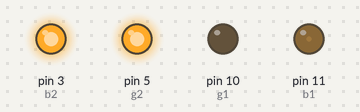
This sketch was run on a simulated Arduino Uno, built with avr-gcc and run on an emulated ATmega328P. Shown: output pins drawn as LEDs (lit = HIGH). Pins used as bus, display or sensor lines are not drawn.

Above: at 0.15 s.
At 4.83 s:
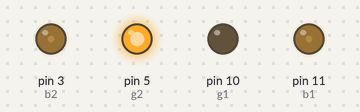
At 9.88 s:
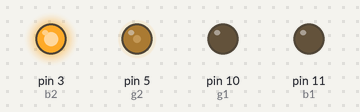
At 19.68 s:
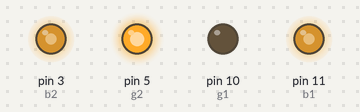
At 29.47 s:
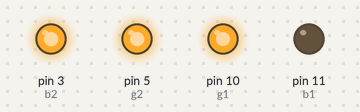
At 39.31 s:
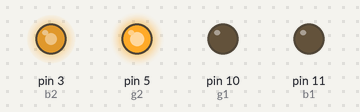
Timing chart, 0 to 40.0 s (numbered marks = the images above):
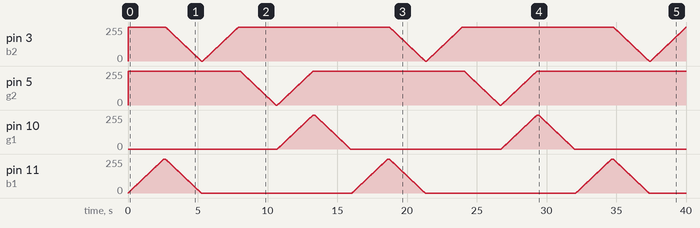

The sketch:

RGBsColoursAlternatingFading.ino
```cpp
//This uses two RGB LEDs: one common cathode (r1, g1, b1) and one common anode (r2, g2, b2)
//A pattern of the two RGBs slowly lighting up and fading off in different combinations of colours

//Common Cathode RGB LED
#define r1 9
#define g1 10
#define b1 11

//Common Anode RGB LED
#define r2 6
#define g2 5
#define b2 3

void setup() {
  pinMode(r1, OUTPUT);
  pinMode(g1, OUTPUT);
  pinMode(b1, OUTPUT);
  pinMode(r2, OUTPUT);
  pinMode(g2, OUTPUT);
  pinMode(b2, OUTPUT);
}

void loop() {
  //RGB1(CC) starts out off, and RGB2(CA) starts out with red on
  digitalWrite(r1, 0);
  digitalWrite(g1, 0);
  digitalWrite(b1, 0);

  digitalWrite(r2, 0);
  digitalWrite(g2, 255);
  digitalWrite(b2, 255);

  int i;

  //RGB1(CC) slowly turns on in blue, RGB2(CA) slowly turns off in red
  for (i=0; i<=255; i++){
    analogWrite(r1, 0);
    analogWrite(g1, 0);
    analogWrite(b1, i);
    delay(5);

    analogWrite(r2, i);
    analogWrite(g2, 255);
    analogWrite(b2, 255);
    delay(5);
  }
  delay(100);

  //RGB1(CC) slowly turns off in blue, RGB2(CA) slowly turns on in green
  for (i=255; i>=0; i--){
    analogWrite(r1, 0);
    analogWrite(g1, 0);
    analogWrite(b1, i);
    delay(5);

    analogWrite(r2, 255);
    analogWrite(g2, 255);
    analogWrite(b2, i);
    delay(5);
  }
  delay(100);

  //RGB1(CC) slowly turns on in red, RGB2(CA) slowly turns off in green
  for (i=0; i<=255; i++){
    analogWrite(r1, i);
    analogWrite(g1, 0);
    analogWrite(b1, 0);
    delay(5);

    analogWrite(r2, 255);
    analogWrite(g2, 255);
    analogWrite(b2, i);
    delay(5);
  }
  delay(100);

  //RGB1(CC) slowly turns off in red, RGB2(CA) slowly turns on in blue
  for (i=255; i>=0; i--){
    analogWrite(r1, i);
    analogWrite(g1, 0);
    analogWrite(b1, 0);
    delay(5);

    analogWrite(r2, 255);
    analogWrite(g2, i);
    analogWrite(b2, 255);
    delay(5);
  }
  delay(100);

  //RGB1(CC) slowly turns on in green, RGB2(CA) slowly turns off in blue
  for (i=0; i<=255; i++){
    analogWrite(r1, 0);
    analogWrite(g1, i);
    analogWrite(b1, 0);
    delay(5);

    analogWrite(r2, 255);
    analogWrite(g2, i);
    analogWrite(b2, 255);
    delay(5);
  }
  delay(100);

  //RGB1(CC) slowly turns off in green, RGB2(CA) slowly turns on in red
  for (i=255; i>=0; i--){
    analogWrite(r1, 0);
    analogWrite(g1, i);
    analogWrite(b1, 0);
    delay(5);

    analogWrite(r2, i);
    analogWrite(g2, 255);
    analogWrite(b2, 255);
    delay(5);
  }

  delay(100);

  //Back to original situation, the loop runs again
}
```
